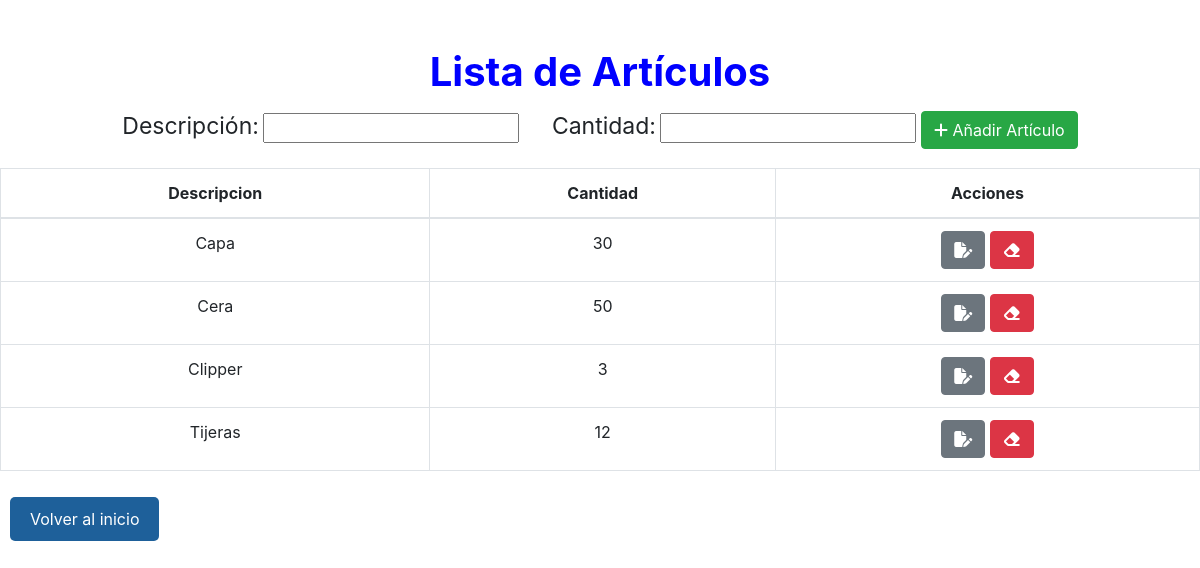
The app's page /php-login/ver_articulos.php with its own data.
### tables this page shows
CREATE TABLE `articulos` (
  `id_articulo` int(11) NOT NULL,
  `descripcion` varchar(255) NOT NULL,
  `cantidad` int(11) NOT NULL
);

### php-login/ver_articulos.php (the view, shortened to what this page needs)
<?php
include("database.php");
include("includes/header.php");
?>
    <div class="h-100 mt-5 bg-white text-center">
    <h1 style="font-size: 40px; color: blue; font-weight:bold;">Lista de Artículos</h1>
    <form action="aña_arti.php" method="post">
        <label for="descripcion" class="desc">Descripción:</label>
        <input type="text" name="descripcion" required>
        <label for="cantidad"class="cant">Cantidad:</label>
        <input type="number" name="cantidad" required>
        <button type="submit" class="btn btn-success">
            <i class="fa-solid fa-plus"></i> Añadir Artículo
        </button>
    </form>
    <table class="table table-bordered mt-3">
        <thead>
            <tr>
                <th>Descripcion</th>
                <th>Cantidad</th>
                <th>Acciones</th>
            </tr>
        </thead>
        <tbody>
            <?php
            $query = "SELECT id_articulo, descripcion, cantidad FROM articulos";
            $result_task = mysqli_query($conn, $query);
            while($row = mysqli_fetch_array($result_task)){?>
                <tr>
                    <td><?php echo $row['descripcion']?></td>
                    <td><?php echo $row['cantidad']?></td>
                    <td>
                        <a href="edit_articulos.php?id_articulo=<?php echo $row['id_articulo']?>" class="btn btn-secondary">
                            <i class="fa-solid fa-file-pen"></i>
                        </a>
                        <a href="eliminar_arti.php?id_articulo=<?php echo $row['id_articulo']?>" class="btn btn-danger">
                            <i class="fa-solid fa-eraser"></i>
                        </a>
                    </td>
                </tr>
            <?php }?>
        </tbody>
    </table>
</div>
<div>
    <a href="inicio_exitoad.php" class="boton">Volver al inicio</a>
</div>
<?php include("includes/footer.php")?>

### php-login/includes/header.php (shortened to what this page needs)
<!DOCTYPE html>
<html lang="en">
<head>
    <link rel="stylesheet" href="https://cdn.jsdelivr.net/npm/bootstrap@4.0.0/dist/css/bootstrap.min.css">
</head>
<body>

### php-login/includes/footer.php (shortened to what this page needs)
</body>
</html>

### php-login/ver_articulos.php (style rules this page uses)
.desc { text-align: left; font-size: 23px; }
.cant { margin-top: 5px; margin-left: 28px; font-size: 23px; }
.boton { display: inline-block; padding: 10px 20px; margin: 10px; margin-right: 20px; text-decoration: none; color: #fff; background-color: #1E609A; border-radius: 5px; }

### records on screen
articulos: descripcion "Capa", cantidad "30"
articulos: descripcion "Cera", cantidad "50"
articulos: descripcion "Clipper", cantidad "3"
articulos: descripcion "Tijeras", cantidad "12"
